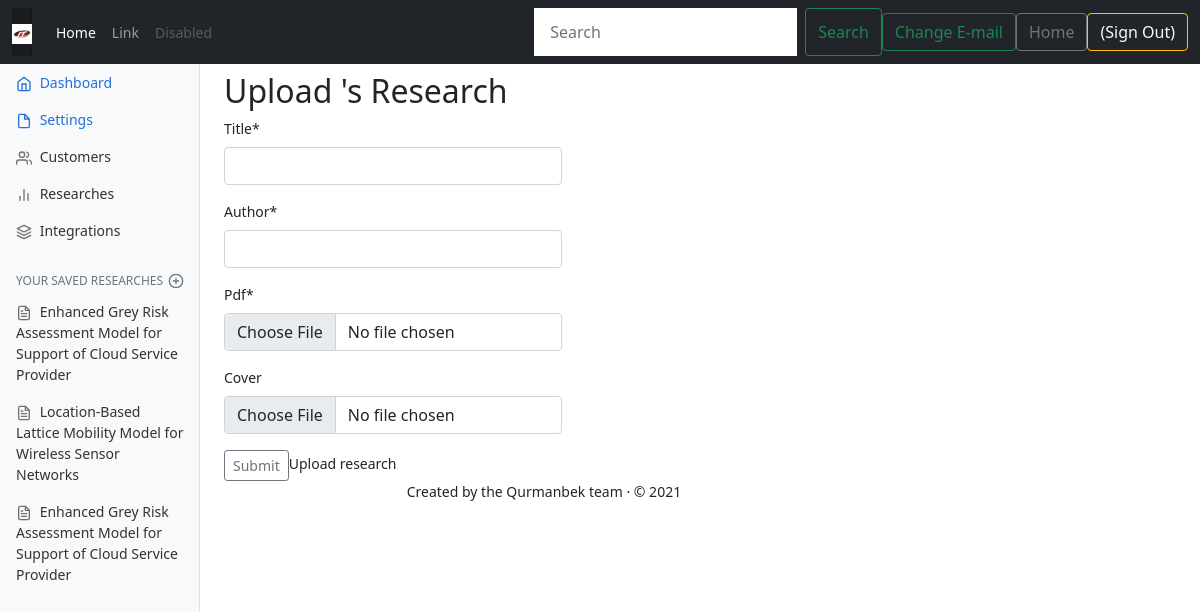
The app's page /upload/researchs/upload/ (signed in) with its own data.
### research/models.py (models this page shows, shortened)
class Research(models.Model):
    title = models.CharField(max_length=100)
    author = models.CharField(max_length=100)
    pdf = models.FileField(upload_to='researchs/pdfs/')
    cover = models.ImageField(upload_to='researchs/covers/', null=True, blank=True)

### research/views.py (the view)
# urls.py: path('', research.views.upload_to_dashboard_research_list, name='upload_research'),
def upload_research(request):
    researchs = Research.objects.all()
    if request.method == 'POST':
        form = ResearchForm(request.POST, request.FILES)
        if form.is_valid():
            form.save()
            return redirect('research_list')
    else:
        form = ResearchForm()
    return render(request, 'upload/upload_research.html', {
        'form': form, 'researchs': researchs
    })

### research/forms.py
class ResearchForm(forms.ModelForm):
    class Meta:
        model = Research
        fields = ('title', 'author', 'pdf', 'cover')

### templates/upload/upload_research.html (shortened to what this page needs)
{% extends 'dashboard/home.html' %}
{% load crispy_forms_tags %}
{% block upload_dashboard %}
<h1 class="h2"> Upload {{ user.first_name }}'s Research</h1>
    <div class="btn-toolbar mb-2 mb-md-0">
          <div class="btn-group me-2">
              <form method="post" enctype="multipart/form-data">
                  {{ form|crispy }}
    <input type="submit" class="btn btn-sm btn-outline-secondary">Upload research</input>
  </form>
          </div>
        </div>
{% endblock %}
{% block footer %}
    <footer class="col-md-9 ms-sm-auto col-lg-10 px-md-4">
    Created by the Qurmanbek team &middot; &copy; 2021
</footer>
{% endblock %}

### templates/dashboard/home.html (shortened to what this page needs)
{% extends 'article/main.html' %}
{% block home %}
    <div class="container-fluid">
  <div class="row">
    <nav id="sidebarMenu" class="col-md-3 col-lg-2 d-md-block bg-light sidebar collapse">
      <div class="position-sticky pt-3">
        <ul class="nav flex-column">
          <li class="nav-item">
            <a class="nav-link active" aria-current="page" href="{% url 'home' %}">
              <span data-feather="home"></span>
              Dashboard
            </a>
          </li>
          <li class="nav-item">
            <a class="nav-link active" href="{% url 'socialaccount_connections'%}">
              <span data-feather="file"></span>
              Settings
            </a>
          </li>
          <li class="nav-item">
            <a class="nav-link" href="#">
              <span data-feather="users"></span>
              Customers
            </a>
          </li>
          <li class="nav-item">
            <a class="nav-link" href="{% url 'research_list' %}">
              <span data-feather="bar-chart-2"></span>
              Researches
            </a>
          </li>
          <li class="nav-item">
            <a class="nav-link" href="{% url 'upload_research' %}">
              <span data-feather="layers"></span>
              Integrations
            </a>
          </li>
        </ul>
        <h6 class="sidebar-heading d-flex justify-content-between align-items-center px-3 mt-4 mb-1 text-muted">
          <span>Your Saved researches</span>
          <a class="link-secondary" href="{% url 'upload' %}" aria-label="Add a new research">
            <span data-feather="plus-circle"></span>
          </a>
        </h6>
        <ul class="nav flex-column mb-2">
        {% block upload_to_dashboard %}
                {% for i in researchs%}
            <li class="nav-item">
            <a class="nav-link" href="{{ i.pdf.url }}">
              <span data-feather="file-text"></span>
              {{ i.title }}
            </a>
          </li>
                {% endfor %}
            {% endblock %}
        </ul>
      </div>
    </nav>
{% endblock %}
{% block content %}
    <main class="col-md-9 ms-sm-auto col-lg-10 px-md-4">
    {% block upload_dashboard %}{% endblock %}
{% endblock %}

### djangoProject/static/css/navbar-top-fixed.css (style rules this page uses)
body { min-height: 75rem; padding-top: 4.5rem; }

### djangoProject/static/css/dashboard.css (style rules this page uses)
body { font-size: .875rem; }
.feather { width: 16px; height: 16px; vertical-align: text-bottom; }
.sidebar { position: fixed; top: 0; bottom: 0; left: 0; z-index: 100; padding: 48px 0 0; box-shadow: inset -1px 0 0 rgba(0, 0, 0, .1); }
.sidebar .nav-link { font-weight: 500; color: #333; }
.sidebar .nav-link .feather { margin-right: 4px; color: #727272; }
.sidebar .nav-link.active { color: #2470dc; }
.sidebar .nav-link:hover .feather, .sidebar .nav-link.active .feather { color: inherit; }
.sidebar-heading { font-size: .75rem; text-transform: uppercase; }

### records on screen
Research: title "Enhanced Grey Risk Assessment Model for Support of Cloud Service Provider"
Research: title "Location-Based Lattice Mobility Model for Wireless Sensor Networks"
Research: title "Enhanced Grey Risk Assessment Model for Support of Cloud Service Provider"
